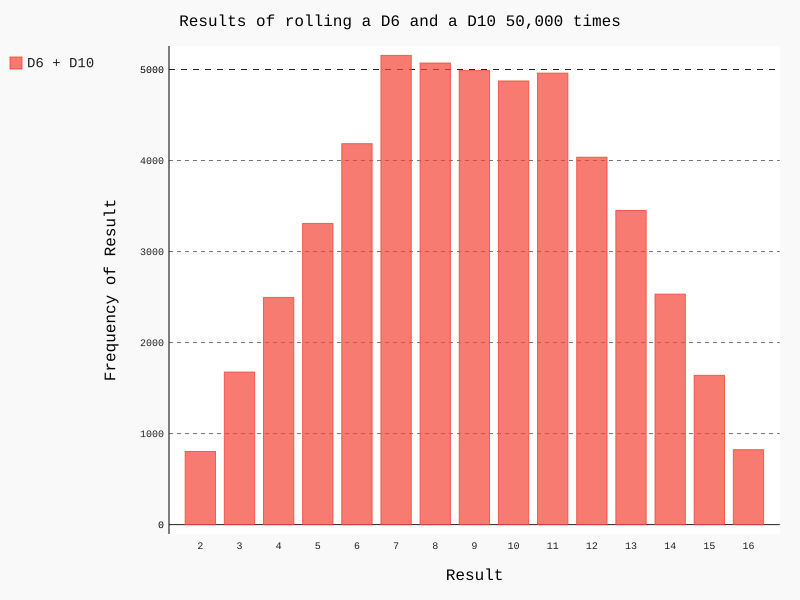

Python code for this plot:
import pygal
from die import Die

# Cria um D6 e um D10
die_1 = Die()
die_2 = Die(10)

# Faz alguns lançamentos e armazena os resultados em uma lista
results = []
for roll_num in range(50000):
	result = die_1.roll() + die_2.roll()
	results.append(result)

# Analisa os resultados
frequencies = []
max_result = die_1.num_sides + die_2.num_sides
for value in range(2, max_result+1):
	frequency = results.count(value)
	frequencies.append(frequency)

# Visualiza os resultados
hist = pygal.Bar()

hist.title = "Results of rolling a D6 and a D10 50,000 times"
hist.x_labels = ['2', '3', '4', '5' , '6', '7', '8', '9', '10', '11', '12', '13', '14', '15', '16']
hist.x_title = "Result"
hist.y_title = "Frequency of Result"

hist.add('D6 + D10', frequencies)
hist.render_to_file('different_dice.svg')
